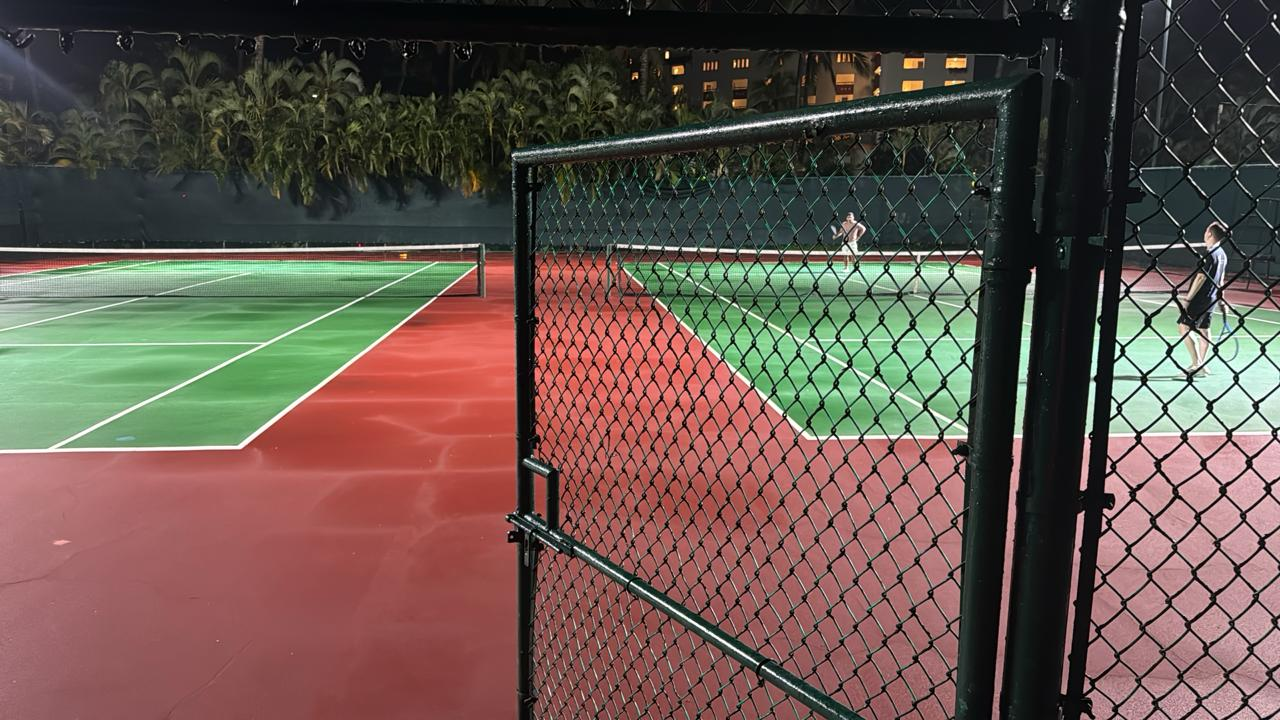
#> input picture tarea6/data/tennis.jpeg, 1280 x 720 px
$ jupyter execute --allow-errors 3_sobel_canny_edge_detection.ipynb
#> lines starting #> are read from the running program, lines starting #| are printed output that depends on the picture
# 3. Sobel and Canny Edge Detection

## Table of Contents
1. [Libraries](#libraries)
2. [Sobel Edge Detection](#sobel)
3. [Canny Edge Detection](#canny)

## Importing Libraries <a class="anchor" id="libraries" ></a>

[cell 1]
import cv2
import skimage
import numpy as np
from scipy import ndimage
from skimage import exposure
from PIL import Image, ImageOps
import matplotlib.pyplot as plt
import matplotlib.image as mpimg
from scipy.ndimage.filters import convolve
from scipy.ndimage.filters import gaussian_filter as gauss
from scipy.ndimage.filters import median_filter as med

## Sobel Edge Detection <a class="anchor" id="sobel" ></a>

As a first step in extracting features, you will apply the Sobel edge detection algorithm. This finds regions of the image with large gradient values in multiple directions. Regions with high omnidirectional gradient are likely to be edges or transitions in the pixel values.

The code in the cell below applies the Sobel algorithm to the median filtered image, using these steps:

1. Convert the color image to grayscale for the gradient calculation since it is two dimensional.
2. Compute the gradient in the x and y (horizontal and vertical) directions.
3. Compute the magnitude of the gradient.
4. Normalize the gradient values.

[cell 2]
def edge_sobel(image):
    from scipy import ndimage
    import skimage.color as sc
    import numpy as np
    image = sc.rgb2gray(image) # Convert color image to gray scale
    dx = ndimage.sobel(image, 1)  # horizontal derivative
    dy = ndimage.sobel(image, 0)  # vertical derivative
    mag = np.hypot(dx, dy)  # magnitude
    mag *= 255.0 / np.amax(mag)  # normalize (Q&D)
    mag = mag.astype(np.uint8)
    return mag

[cell 3]
original_image = plt.imread('data/tennis.jpeg')
#> original_image is the input picture: shape (720, 1280, 3); mean R, G, B 102.1, 84.3, 76.3

img = skimage.util.random_noise(original_image)
plt.imshow(img)

[cell 4]
img_med = med(img, size=2)
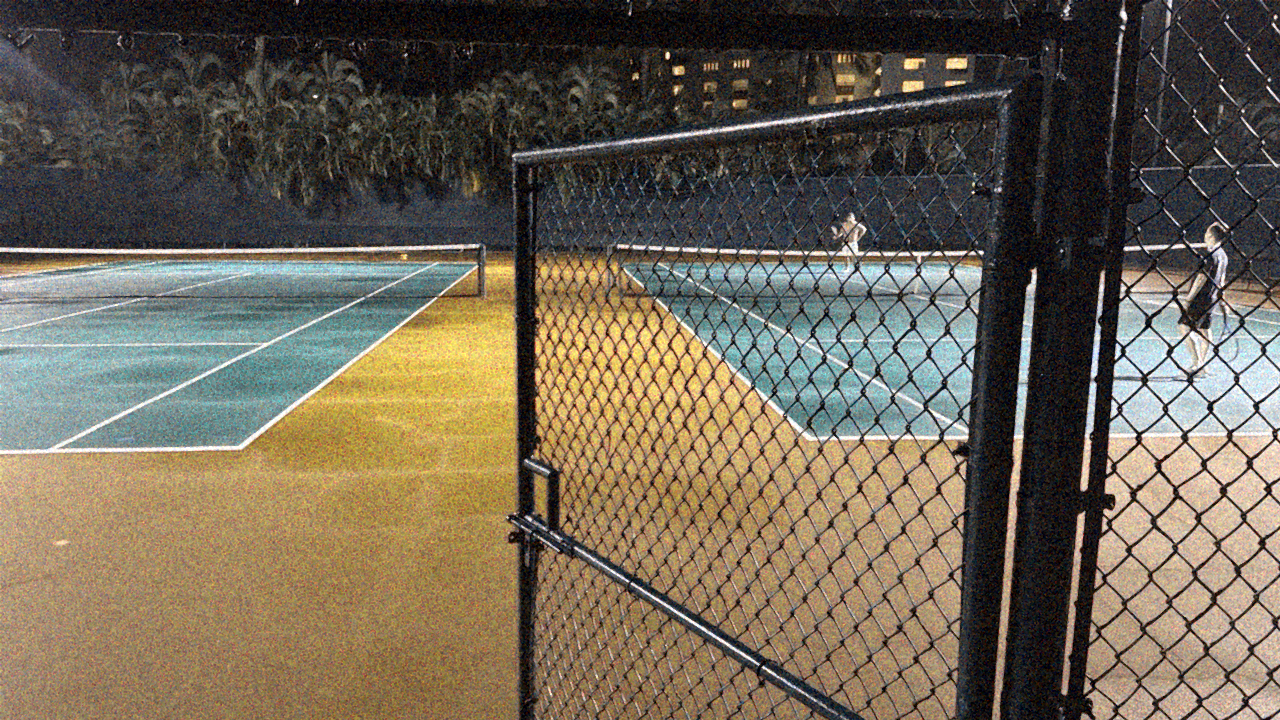
#> img_med: shape (720, 1280, 3) float64; mean R, G, B 0.435, 0.397, 0.334
img_edge = edge_sobel(img_med)
#> in edge_sobel, `dy = ndimage.sobel(image, 0)`:
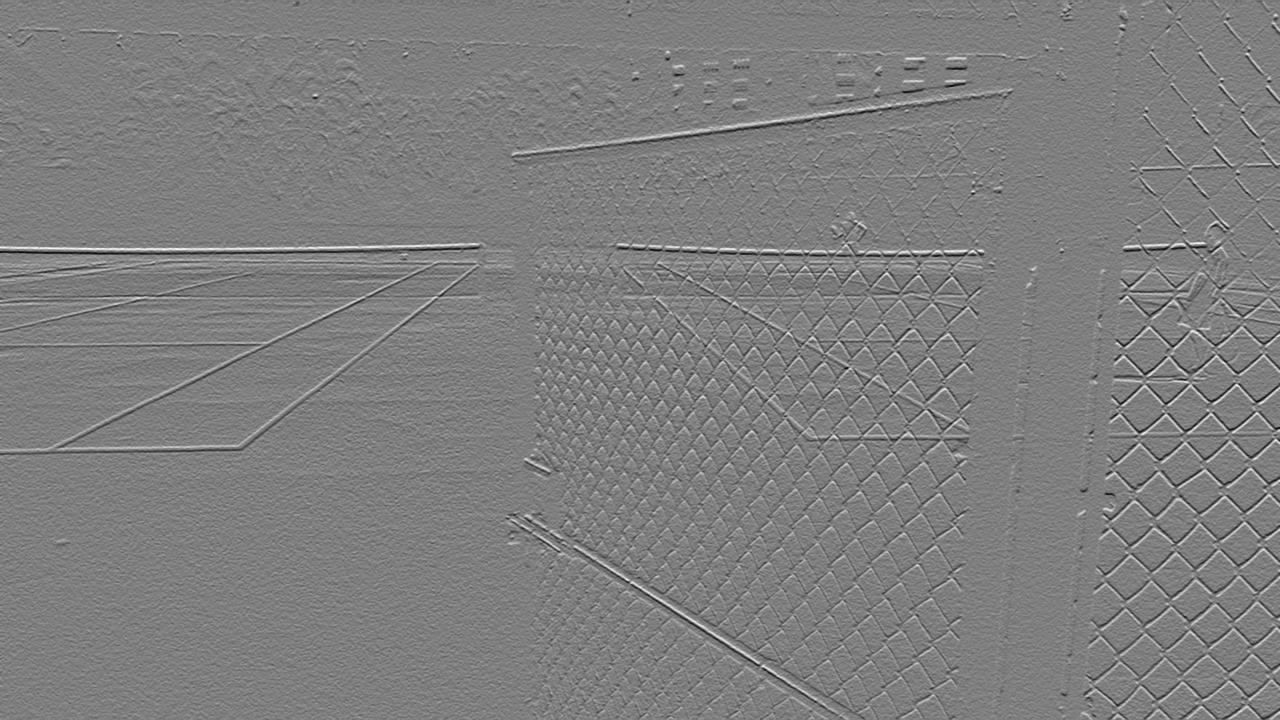
#> dy: shape (720, 1280) float64; min -3.34, max 3.38, mean 0.00329; drawn with min black and max white
plt.imshow(img_edge, cmap="gray")

Now let's try with the more blurred gaussian filtered image.

[cell 5]
img_gauss = gauss(img, sigma=1)
plt.imshow(img_gauss)

[cell 6]
img_edge = edge_sobel(img_gauss)
#> in edge_sobel (call 2), `image = sc.rgb2gray(image)`:
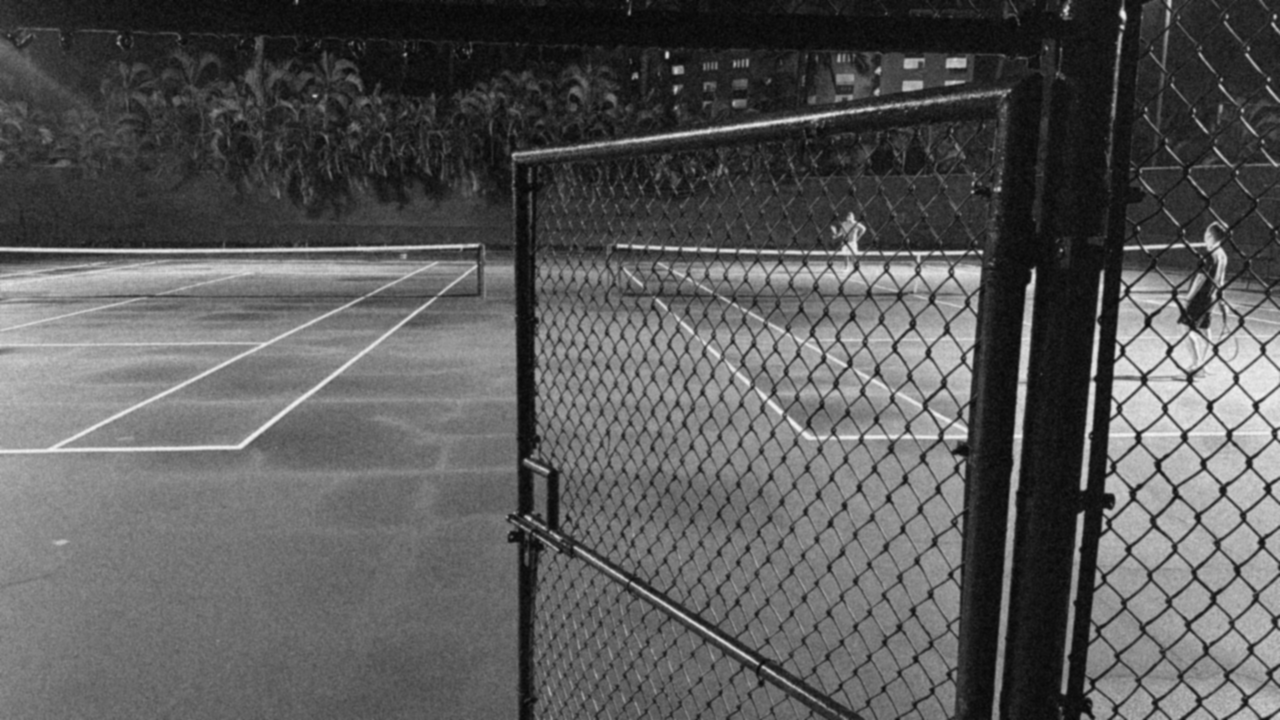
#> image: shape (720, 1280) float64; min 0.0216, max 0.961, mean 0.35
#> in edge_sobel (call 2), `mag = np.hypot(dx, dy)`:
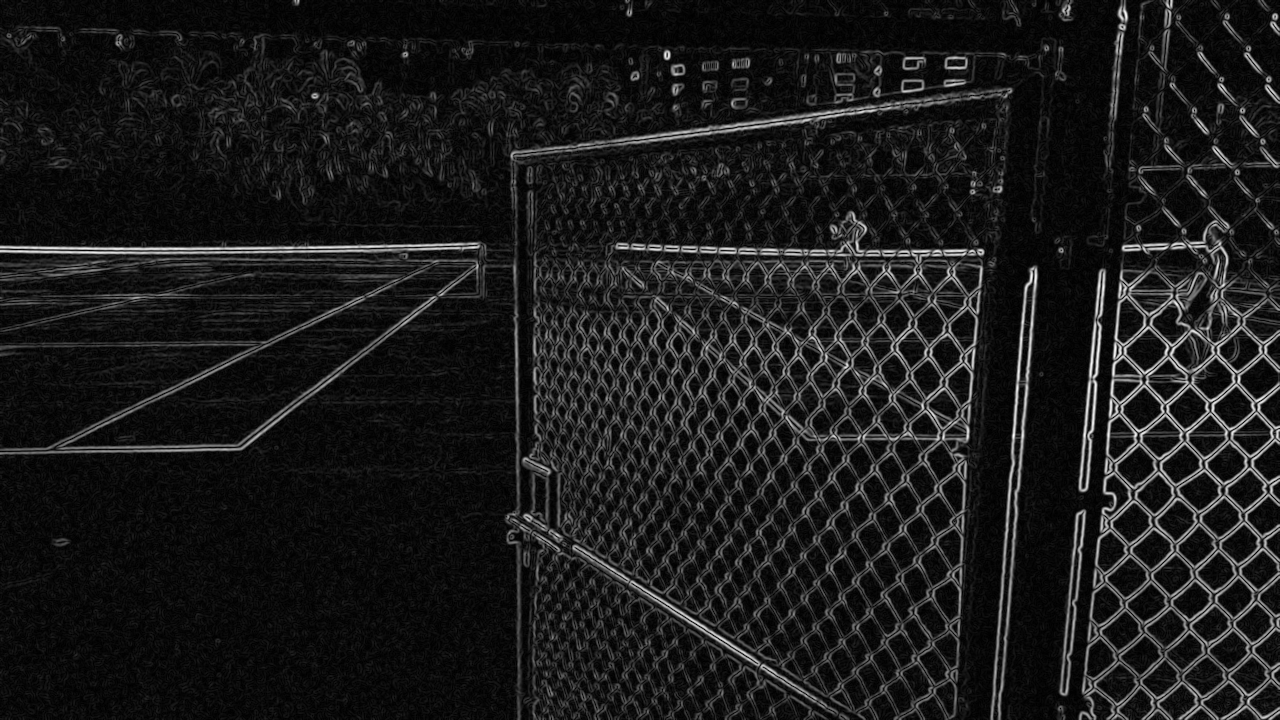
#> mag: shape (720, 1280) float64; min 0.000118, max 2.23, mean 0.237; drawn with min black and max white

$ run again, with tarea6/data/okto.jpeg copied over tarea6/data/tennis.jpeg
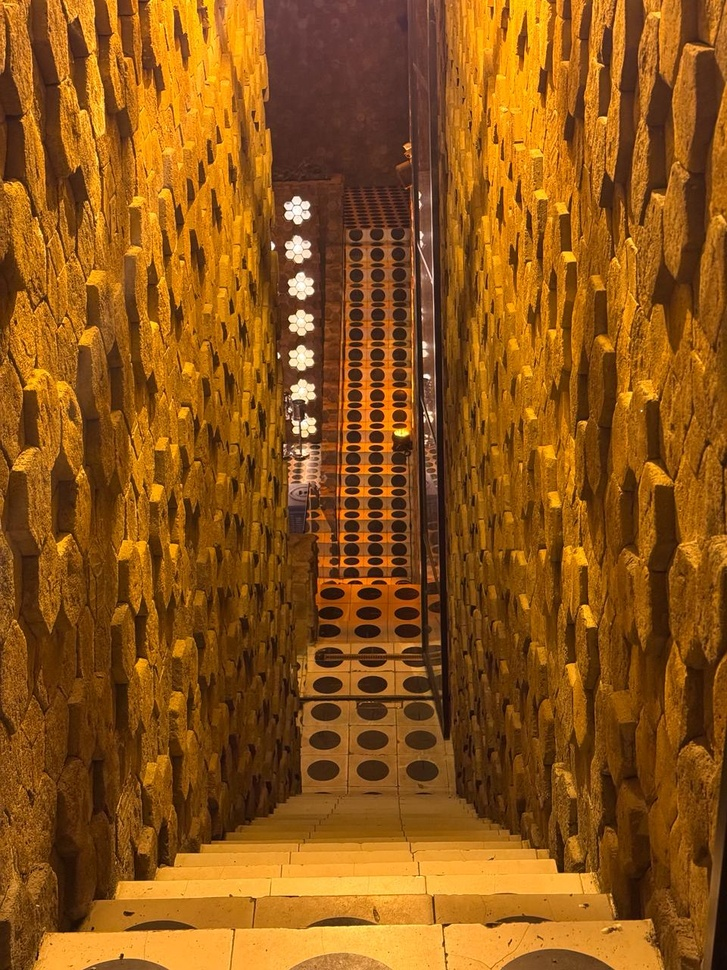
#> input picture tarea6/data/okto.jpeg, 727 x 970 px, shrunk from 960 x 1280 before the run
#> original_image is the input picture: shape (970, 727, 3); mean R, G, B 141.2, 84.7, 22.3
#> in edge_sobel (call 2), `image = sc.rgb2gray(image)`:
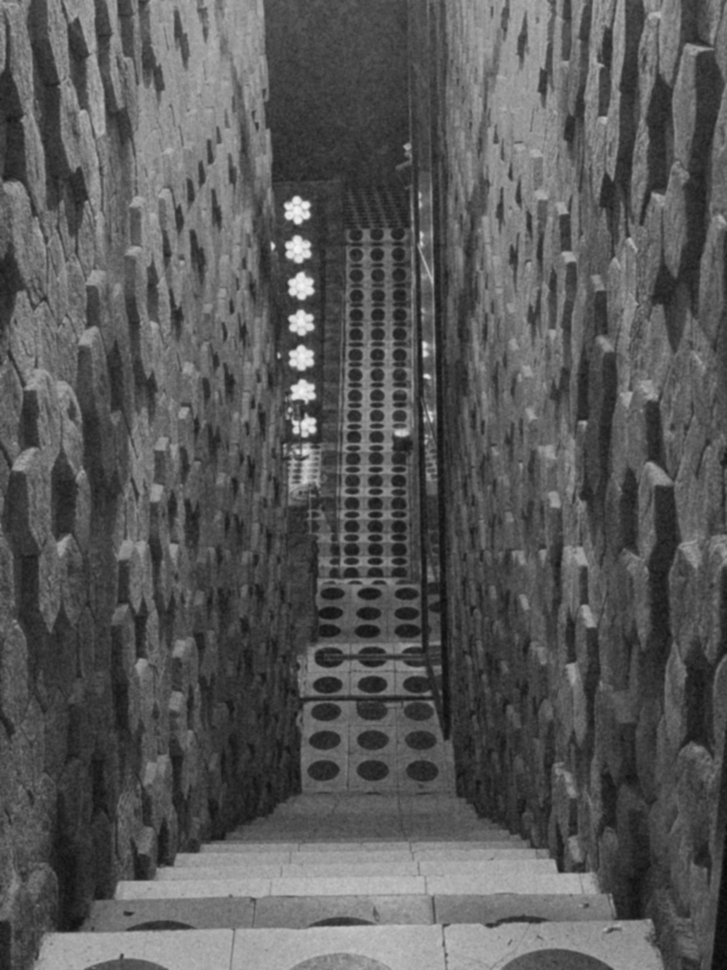
#> image: shape (970, 727) float64; min 0.0305, max 0.96, mean 0.348
#> in edge_sobel (call 2), `mag = np.hypot(dx, dy)`:
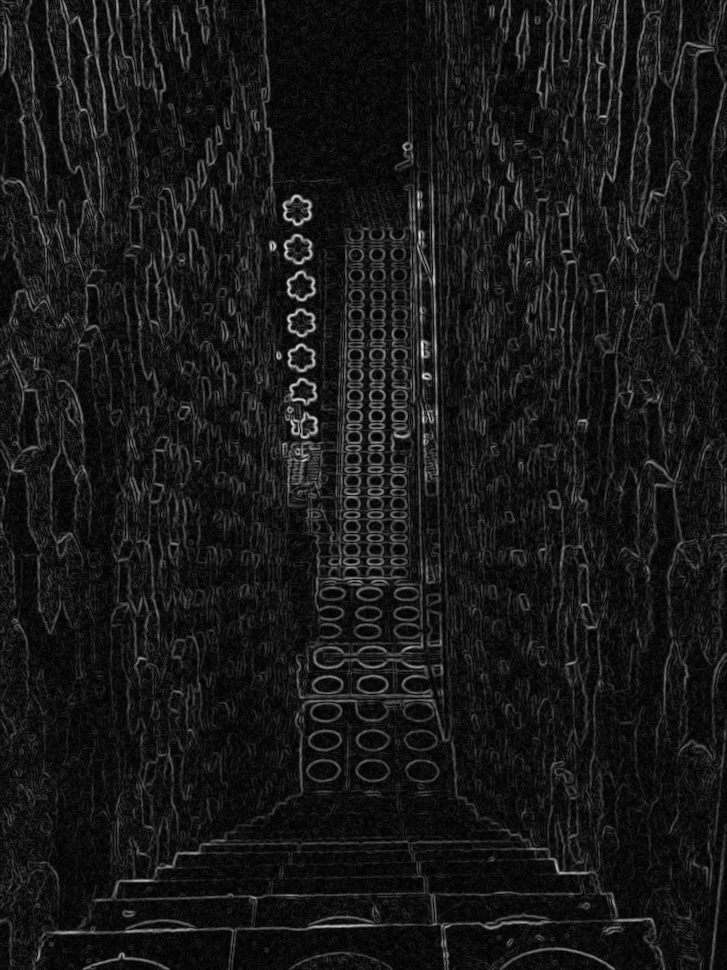
#> mag: shape (970, 727) float64; min 7.88e-05, max 2.12, mean 0.2; drawn with min black and max white
